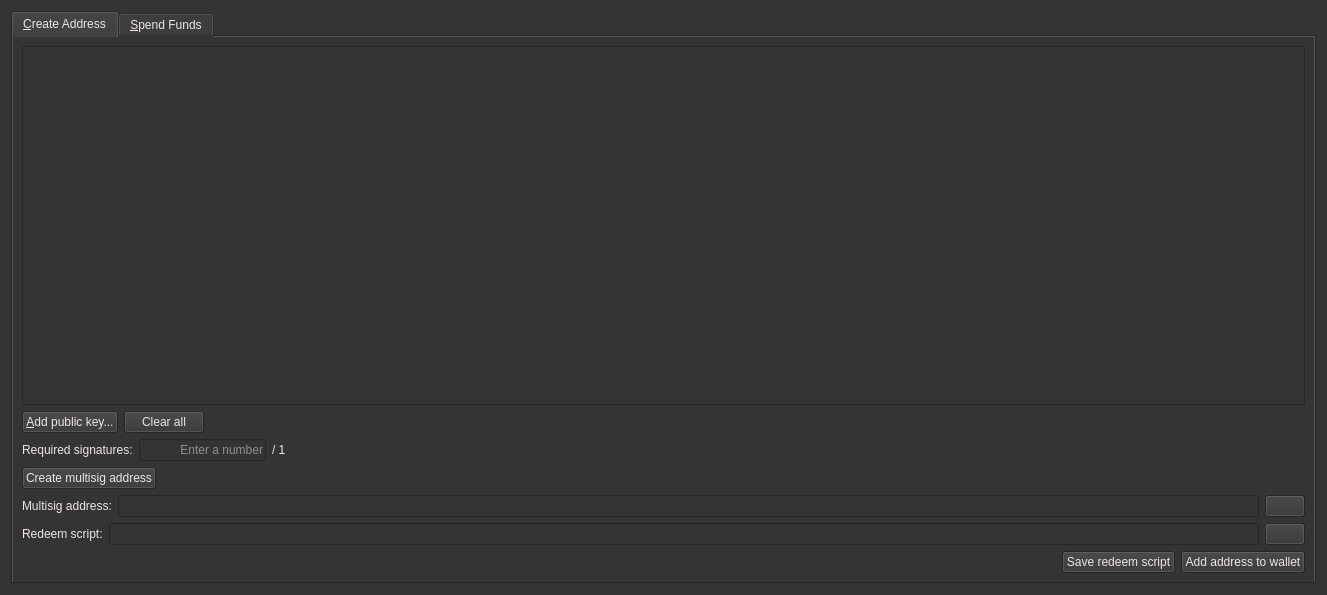
<?xml version="1.0" encoding="UTF-8"?>
<ui version="4.0">
 <class>MultisigDialog</class>
 <widget class="QWidget" name="MultisigDialog">
  <property name="geometry">
   <rect>
    <x>0</x>
    <y>0</y>
    <width>1327</width>
    <height>595</height>
   </rect>
  </property>
  <property name="windowTitle">
   <string>Multisig</string>
  </property>
  <property name="styleSheet">
   <string notr="true">background:rgb(52,52,52);color:rgb(238,229,233);</string>
  </property>
  <layout class="QVBoxLayout" name="verticalLayout_2">
   <item>
    <widget class="QTabWidget" name="tabWidget">
     <property name="currentIndex">
      <number>0</number>
     </property>
     <widget class="QWidget" name="tabCreateAddress">
      <attribute name="title">
       <string>&amp;Create Address</string>
      </attribute>
      <layout class="QVBoxLayout" name="verticalLayout">
       <item>
        <widget class="QScrollArea" name="scrollArea">
         <property name="widgetResizable">
          <bool>true</bool>
         </property>
         <widget class="QWidget" name="scrollAreaWidgetContents">
          <property name="geometry">
           <rect>
            <x>0</x>
            <y>0</y>
            <width>1283</width>
            <height>340</height>
           </rect>
          </property>
          <layout class="QVBoxLayout" name="verticalLayout_3">
           <item>
            <layout class="QVBoxLayout" name="pubkeyEntries"/>
           </item>
           <item>
            <spacer name="verticalSpacer">
             <property name="orientation">
              <enum>Qt::Vertical</enum>
             </property>
             <property name="sizeHint" stdset="0">
              <size>
               <width>20</width>
               <height>40</height>
              </size>
             </property>
            </spacer>
           </item>
          </layout>
         </widget>
        </widget>
       </item>
       <item>
        <layout class="QHBoxLayout" name="horizontalLayout_14">
         <item>
          <widget class="QPushButton" name="addPubKeyButton">
           <property name="toolTip">
            <string>Add a member to the signing pool</string>
           </property>
           <property name="text">
            <string>&amp;Add public key...</string>
           </property>
           <property name="icon">
            <iconset>
             <normaloff>:/icons/add</normaloff>:/icons/add</iconset>
           </property>
          </widget>
         </item>
         <item>
          <widget class="QPushButton" name="clearButton">
           <property name="sizePolicy">
            <sizepolicy hsizetype="Minimum" vsizetype="Fixed">
             <horstretch>0</horstretch>
             <verstretch>0</verstretch>
            </sizepolicy>
           </property>
           <property name="toolTip">
            <string>Remove all public key fields</string>
           </property>
           <property name="text">
            <string>Clear all</string>
           </property>
           <property name="icon">
            <iconset>
             <normaloff>:/icons/remove</normaloff>:/icons/remove</iconset>
           </property>
           <property name="autoRepeatDelay">
            <number>300</number>
           </property>
          </widget>
         </item>
         <item>
          <spacer name="horizontalSpacer_8">
           <property name="orientation">
            <enum>Qt::Horizontal</enum>
           </property>
           <property name="sizeHint" stdset="0">
            <size>
             <width>40</width>
             <height>20</height>
            </size>
           </property>
          </spacer>
         </item>
        </layout>
       </item>
       <item>
        <layout class="QHBoxLayout" name="horizontalLayout_2">
         <item>
          <widget class="QLabel" name="requiredSignaturesLabel">
           <property name="text">
            <string>Required signatures:</string>
           </property>
          </widget>
         </item>
         <item>
          <widget class="QLineEdit" name="requiredSignatures">
           <property name="sizePolicy">
            <sizepolicy hsizetype="Minimum" vsizetype="Fixed">
             <horstretch>0</horstretch>
             <verstretch>0</verstretch>
            </sizepolicy>
           </property>
           <property name="minimumSize">
            <size>
             <width>127</width>
             <height>0</height>
            </size>
           </property>
           <property name="text">
            <string/>
           </property>
           <property name="maxLength">
            <number>2</number>
           </property>
           <property name="frame">
            <bool>true</bool>
           </property>
           <property name="alignment">
            <set>Qt::AlignRight|Qt::AlignTrailing|Qt::AlignVCenter</set>
           </property>
           <property name="placeholderText">
            <string>Enter a number</string>
           </property>
          </widget>
         </item>
         <item>
          <widget class="QLabel" name="maxSignaturesLabel">
           <property name="text">
            <string notr="true">/ 1</string>
           </property>
          </widget>
         </item>
         <item>
          <spacer name="horizontalSpacer_2">
           <property name="orientation">
            <enum>Qt::Horizontal</enum>
           </property>
           <property name="sizeHint" stdset="0">
            <size>
             <width>40</width>
             <height>20</height>
            </size>
           </property>
          </spacer>
         </item>
        </layout>
       </item>
       <item>
        <layout class="QHBoxLayout" name="horizontalLayout">
         <item>
          <widget class="QPushButton" name="createAddressButton">
           <property name="text">
            <string>Create multisig address</string>
           </property>
          </widget>
         </item>
         <item>
          <spacer name="horizontalSpacer">
           <property name="orientation">
            <enum>Qt::Horizontal</enum>
           </property>
           <property name="sizeHint" stdset="0">
            <size>
             <width>40</width>
             <height>20</height>
            </size>
           </property>
          </spacer>
         </item>
        </layout>
       </item>
       <item>
        <layout class="QHBoxLayout" name="horizontalLayoutMultisigAddress">
         <item>
          <widget class="QLabel" name="multisigAddressLabel">
           <property name="text">
            <string>Multisig address:</string>
           </property>
          </widget>
         </item>
         <item>
          <widget class="QLineEdit" name="multisigAddress">
           <property name="readOnly">
            <bool>true</bool>
           </property>
          </widget>
         </item>
         <item>
          <widget class="QPushButton" name="copyMultisigAddressButton">
           <property name="toolTip">
            <string>Copy the multisig address to the system clipboard</string>
           </property>
           <property name="text">
            <string/>
           </property>
           <property name="icon">
            <iconset>
             <normaloff>:/icons/editcopy</normaloff>:/icons/editcopy</iconset>
           </property>
           <property name="autoDefault">
            <bool>false</bool>
           </property>
          </widget>
         </item>
        </layout>
       </item>
       <item>
        <layout class="QHBoxLayout" name="horizontalLayout_3">
         <item>
          <widget class="QLabel" name="redeemScriptLabel">
           <property name="text">
            <string>Redeem script:</string>
           </property>
          </widget>
         </item>
         <item>
          <widget class="QLineEdit" name="redeemScript">
           <property name="readOnly">
            <bool>true</bool>
           </property>
          </widget>
         </item>
         <item>
          <widget class="QPushButton" name="copyRedeemScriptButton">
           <property name="toolTip">
            <string>Copy the redeem script to the system clipboard</string>
           </property>
           <property name="text">
            <string/>
           </property>
           <property name="icon">
            <iconset>
             <normaloff>:/icons/editcopy</normaloff>:/icons/editcopy</iconset>
           </property>
           <property name="autoDefault">
            <bool>false</bool>
           </property>
          </widget>
         </item>
        </layout>
       </item>
       <item>
        <layout class="QHBoxLayout" name="horizontalLayout_15">
         <item>
          <spacer name="horizontalSpacer_11">
           <property name="orientation">
            <enum>Qt::Horizontal</enum>
           </property>
           <property name="sizeHint" stdset="0">
            <size>
             <width>40</width>
             <height>20</height>
            </size>
           </property>
          </spacer>
         </item>
         <item>
          <widget class="QPushButton" name="saveRedeemScriptButton">
           <property name="toolTip">
            <string>The redeem script will be required to spend the funds sent to the multisig address</string>
           </property>
           <property name="text">
            <string>Save redeem script</string>
           </property>
          </widget>
         </item>
         <item>
          <widget class="QPushButton" name="saveMultisigAddressButton">
           <property name="toolTip">
            <string>Add the multisig address to your personal addresses</string>
           </property>
           <property name="text">
            <string>Add address to wallet</string>
           </property>
          </widget>
         </item>
        </layout>
       </item>
      </layout>
     </widget>
     <widget class="QWidget" name="tabSpendFunds">
      <attribute name="title">
       <string>&amp;Spend Funds</string>
      </attribute>
      <layout class="QVBoxLayout" name="verticalLayout_13">
       <item>
        <layout class="QVBoxLayout" name="verticalLayout_8">
         <item>
          <layout class="QHBoxLayout" name="horizontalLayout_4">
           <item>
            <widget class="QGroupBox" name="inputsBox">
             <property name="title">
              <string>Inputs</string>
             </property>
             <layout class="QVBoxLayout" name="verticalLayout_6">
              <item>
               <widget class="QScrollArea" name="scrollArea_2">
                <property name="minimumSize">
                 <size>
                  <width>0</width>
                  <height>0</height>
                 </size>
                </property>
                <property name="widgetResizable">
                 <bool>true</bool>
                </property>
                <widget class="QWidget" name="scrollAreaWidgetContents_2">
                 <property name="geometry">
                  <rect>
                   <x>0</x>
                   <y>0</y>
                   <width>96</width>
                   <height>26</height>
                  </rect>
                 </property>
                 <layout class="QVBoxLayout" name="verticalLayout_4">
                  <item>
                   <layout class="QVBoxLayout" name="inputs"/>
                  </item>
                  <item>
                   <spacer name="verticalSpacer_2">
                    <property name="orientation">
                     <enum>Qt::Vertical</enum>
                    </property>
                    <property name="sizeHint" stdset="0">
                     <size>
                      <width>20</width>
                      <height>42</height>
                     </size>
                    </property>
                   </spacer>
                  </item>
                 </layout>
                </widget>
               </widget>
              </item>
              <item>
               <layout class="QHBoxLayout" name="horizontalLayout_6">
                <item>
                 <spacer name="horizontalSpacer_9">
                  <property name="orientation">
                   <enum>Qt::Horizontal</enum>
                  </property>
                  <property name="sizeHint" stdset="0">
                   <size>
                    <width>40</width>
                    <height>20</height>
                   </size>
                  </property>
                 </spacer>
                </item>
                <item>
                 <widget class="QLabel" name="inputsAmountLabel">
                  <property name="text">
                   <string>Inputs amount:</string>
                  </property>
                 </widget>
                </item>
                <item>
                 <widget class="QLabel" name="inputsAmount">
                  <property name="text">
                   <string notr="true">123.456</string>
                  </property>
                  <property name="textInteractionFlags">
                   <set>Qt::LinksAccessibleByMouse|Qt::TextSelectableByKeyboard|Qt::TextSelectableByMouse</set>
                  </property>
                 </widget>
                </item>
                <item>
                 <widget class="QLabel" name="label">
                  <property name="text">
                   <string notr="true">NNC</string>
                  </property>
                 </widget>
                </item>
               </layout>
              </item>
              <item>
               <layout class="QHBoxLayout" name="horizontalLayout_5">
                <item>
                 <widget class="QPushButton" name="addInputButton">
                  <property name="text">
                   <string>Add input...</string>
                  </property>
                  <property name="icon">
                   <iconset>
                    <normaloff>:/icons/add</normaloff>:/icons/add</iconset>
                  </property>
                 </widget>
                </item>
                <item>
                 <spacer name="horizontalSpacer_3">
                  <property name="orientation">
                   <enum>Qt::Horizontal</enum>
                  </property>
                  <property name="sizeHint" stdset="0">
                   <size>
                    <width>40</width>
                    <height>20</height>
                   </size>
                  </property>
                 </spacer>
                </item>
               </layout>
              </item>
             </layout>
            </widget>
           </item>
           <item>
            <widget class="QGroupBox" name="outputsBox">
             <property name="title">
              <string>Outputs</string>
             </property>
             <layout class="QVBoxLayout" name="verticalLayout_7">
              <item>
               <widget class="QScrollArea" name="scrollArea_3">
                <property name="minimumSize">
                 <size>
                  <width>0</width>
                  <height>0</height>
                 </size>
                </property>
                <property name="widgetResizable">
                 <bool>true</bool>
                </property>
                <widget class="QWidget" name="scrollAreaWidgetContents_3">
                 <property name="geometry">
                  <rect>
                   <x>0</x>
                   <y>0</y>
                   <width>96</width>
                   <height>26</height>
                  </rect>
                 </property>
                 <layout class="QVBoxLayout" name="verticalLayout_5">
                  <item>
                   <layout class="QVBoxLayout" name="outputs"/>
                  </item>
                  <item>
                   <spacer name="verticalSpacer_3">
                    <property name="orientation">
                     <enum>Qt::Vertical</enum>
                    </property>
                    <property name="sizeHint" stdset="0">
                     <size>
                      <width>20</width>
                      <height>42</height>
                     </size>
                    </property>
                   </spacer>
                  </item>
                 </layout>
                </widget>
               </widget>
              </item>
              <item>
               <layout class="QHBoxLayout" name="horizontalLayout_7">
                <item>
                 <spacer name="horizontalSpacer_10">
                  <property name="orientation">
                   <enum>Qt::Horizontal</enum>
                  </property>
                  <property name="sizeHint" stdset="0">
                   <size>
                    <width>40</width>
                    <height>20</height>
                   </size>
                  </property>
                 </spacer>
                </item>
                <item>
                 <widget class="QLabel" name="outputsAmountLabel">
                  <property name="text">
                   <string>Outputs amount:</string>
                  </property>
                 </widget>
                </item>
                <item>
                 <widget class="QLabel" name="outputsAmount">
                  <property name="text">
                   <string notr="true">123.456</string>
                  </property>
                  <property name="textInteractionFlags">
                   <set>Qt::LinksAccessibleByMouse|Qt::TextSelectableByKeyboard|Qt::TextSelectableByMouse</set>
                  </property>
                 </widget>
                </item>
                <item>
                 <widget class="QLabel" name="label_2">
                  <property name="text">
                   <string notr="true">NNC</string>
                  </property>
                 </widget>
                </item>
               </layout>
              </item>
              <item>
               <layout class="QHBoxLayout" name="horizontalLayout_16">
                <item>
                 <spacer name="horizontalSpacer_12">
                  <property name="orientation">
                   <enum>Qt::Horizontal</enum>
                  </property>
                  <property name="sizeHint" stdset="0">
                   <size>
                    <width>40</width>
                    <height>20</height>
                   </size>
                  </property>
                 </spacer>
                </item>
                <item>
                 <widget class="QLabel" name="feeLabel">
                  <property name="text">
                   <string>Fee:</string>
                  </property>
                 </widget>
                </item>
                <item>
                 <widget class="QLabel" name="fee">
                  <property name="text">
                   <string notr="true">123.456</string>
                  </property>
                 </widget>
                </item>
                <item>
                 <widget class="QLabel" name="label_3">
                  <property name="text">
                   <string notr="true">NNC</string>
                  </property>
                 </widget>
                </item>
               </layout>
              </item>
              <item>
               <layout class="QHBoxLayout" name="horizontalLayout_8">
                <item>
                 <widget class="QPushButton" name="addOutputButton">
                  <property name="text">
                   <string>Add output...</string>
                  </property>
                  <property name="icon">
                   <iconset>
                    <normaloff>:/icons/add</normaloff>:/icons/add</iconset>
                  </property>
                 </widget>
                </item>
                <item>
                 <spacer name="horizontalSpacer_4">
                  <property name="orientation">
                   <enum>Qt::Horizontal</enum>
                  </property>
                  <property name="sizeHint" stdset="0">
                   <size>
                    <width>40</width>
                    <height>20</height>
                   </size>
                  </property>
                 </spacer>
                </item>
               </layout>
              </item>
             </layout>
            </widget>
           </item>
          </layout>
         </item>
         <item>
          <layout class="QHBoxLayout" name="horizontalLayout_9">
           <item>
            <widget class="QPushButton" name="createTransactionButton">
             <property name="text">
              <string>Create transaction</string>
             </property>
            </widget>
           </item>
           <item>
            <spacer name="horizontalSpacer_5">
             <property name="orientation">
              <enum>Qt::Horizontal</enum>
             </property>
             <property name="sizeHint" stdset="0">
              <size>
               <width>40</width>
               <height>20</height>
              </size>
             </property>
            </spacer>
           </item>
          </layout>
         </item>
        </layout>
       </item>
       <item>
        <layout class="QVBoxLayout" name="verticalLayout_10">
         <item>
          <layout class="QHBoxLayout" name="horizontalLayout_10">
           <item>
            <widget class="QLineEdit" name="transaction">
             <property name="sizePolicy">
              <sizepolicy hsizetype="Expanding" vsizetype="Fixed">
               <horstretch>0</horstretch>
               <verstretch>0</verstretch>
              </sizepolicy>
             </property>
             <property name="placeholderText">
              <string>Enter a raw transaction or create a new one</string>
             </property>
            </widget>
           </item>
           <item>
            <widget class="QPushButton" name="copyTransactionButton">
             <property name="toolTip">
              <string/>
             </property>
             <property name="text">
              <string/>
             </property>
             <property name="icon">
              <iconset>
               <normaloff>:/icons/editcopy</normaloff>:/icons/editcopy</iconset>
             </property>
             <property name="autoDefault">
              <bool>false</bool>
             </property>
            </widget>
           </item>
           <item>
            <widget class="QPushButton" name="pasteTransactionButton">
             <property name="toolTip">
              <string>Paste transaction from clipboard</string>
             </property>
             <property name="text">
              <string/>
             </property>
             <property name="icon">
              <iconset>
               <normaloff>:/icons/editpaste</normaloff>:/icons/editpaste</iconset>
             </property>
             <property name="shortcut">
              <string>Alt+P</string>
             </property>
             <property name="autoDefault">
              <bool>false</bool>
             </property>
            </widget>
           </item>
          </layout>
         </item>
         <item>
          <layout class="QHBoxLayout" name="horizontalLayout_11">
           <item>
            <widget class="QPushButton" name="signTransactionButton">
             <property name="text">
              <string>Sign transaction</string>
             </property>
             <property name="icon">
              <iconset>
               <normaloff>:/icons/edit</normaloff>:/icons/edit</iconset>
             </property>
            </widget>
           </item>
           <item>
            <spacer name="horizontalSpacer_6">
             <property name="orientation">
              <enum>Qt::Horizontal</enum>
             </property>
             <property name="sizeHint" stdset="0">
              <size>
               <width>40</width>
               <height>20</height>
              </size>
             </property>
            </spacer>
           </item>
          </layout>
         </item>
        </layout>
       </item>
       <item>
        <layout class="QVBoxLayout" name="verticalLayout_12">
         <item>
          <layout class="QHBoxLayout" name="horizontalLayout_13">
           <item>
            <widget class="QLineEdit" name="signedTransaction">
             <property name="sizePolicy">
              <sizepolicy hsizetype="Expanding" vsizetype="Fixed">
               <horstretch>0</horstretch>
               <verstretch>0</verstretch>
              </sizepolicy>
             </property>
             <property name="readOnly">
              <bool>true</bool>
             </property>
            </widget>
           </item>
           <item>
            <widget class="QPushButton" name="copySignedTransactionButton">
             <property name="toolTip">
              <string/>
             </property>
             <property name="text">
              <string/>
             </property>
             <property name="icon">
              <iconset>
               <normaloff>:/icons/editcopy</normaloff>:/icons/editcopy</iconset>
             </property>
             <property name="autoDefault">
              <bool>false</bool>
             </property>
            </widget>
           </item>
          </layout>
         </item>
         <item>
          <layout class="QHBoxLayout" name="horizontalLayout_12">
           <item>
            <widget class="QLabel" name="statusLabel">
             <property name="text">
              <string/>
             </property>
            </widget>
           </item>
           <item>
            <spacer name="horizontalSpacer_7">
             <property name="orientation">
              <enum>Qt::Horizontal</enum>
             </property>
             <property name="sizeHint" stdset="0">
              <size>
               <width>40</width>
               <height>20</height>
              </size>
             </property>
            </spacer>
           </item>
           <item>
            <widget class="QPushButton" name="sendTransactionButton">
             <property name="text">
              <string>Send transaction</string>
             </property>
             <property name="icon">
              <iconset>
               <normaloff>:/icons/send</normaloff>:/icons/send</iconset>
             </property>
            </widget>
           </item>
          </layout>
         </item>
        </layout>
       </item>
      </layout>
     </widget>
    </widget>
   </item>
  </layout>
 </widget>
 <resources>
  <include location="../bitcoin.qrc"/>
 </resources>
 <connections/>
</ui>
